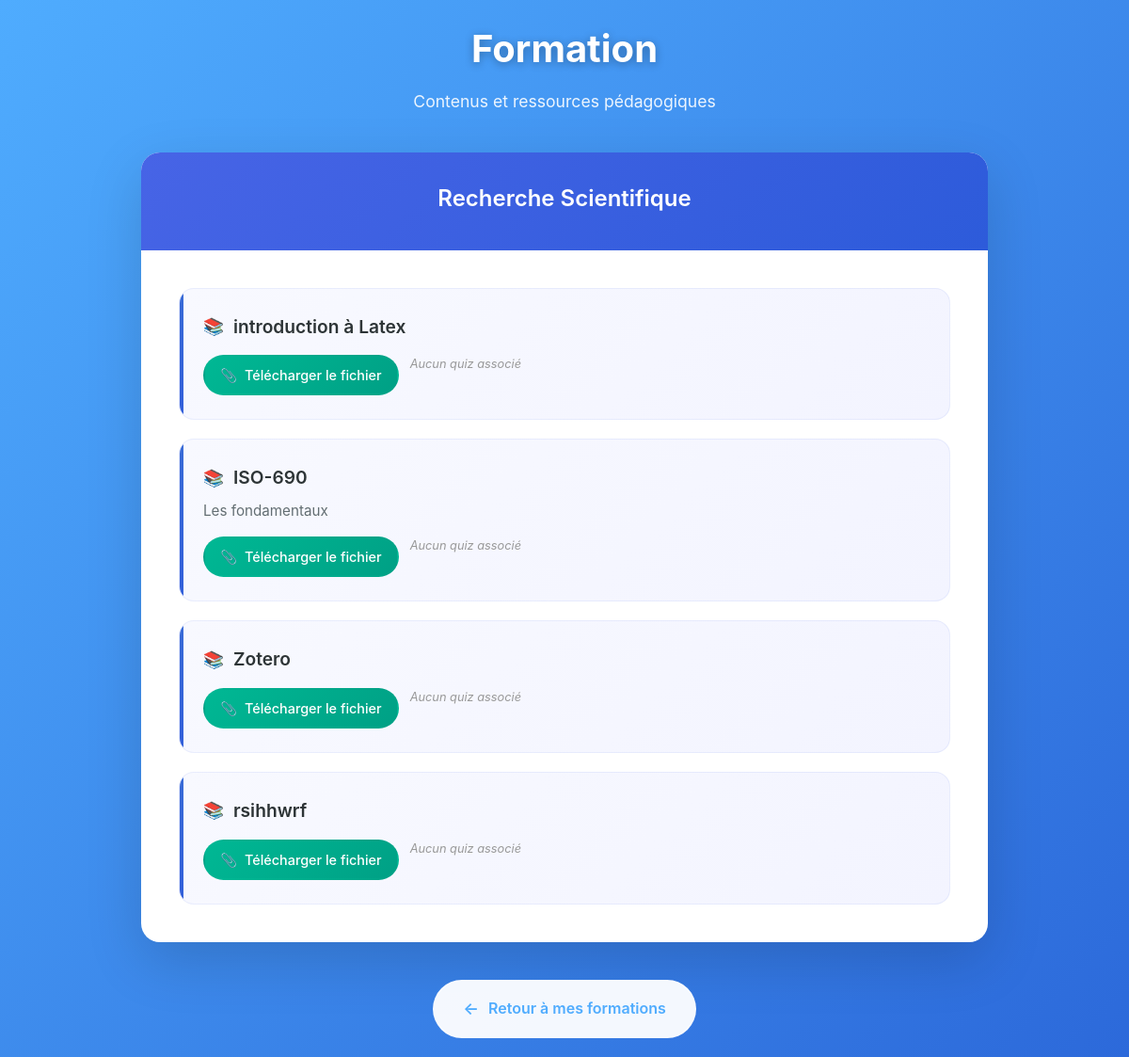
The app's page /formateur/formations/6/contenus/ (signed in) with its own data.
### myapp/models.py (models this page shows, shortened)
class Formation(models.Model):
    id = models.AutoField(primary_key=True)
    titre = models.CharField(max_length=255)
    description = models.TextField(blank=True)
    date_creation = models.DateField(auto_now_add=True)

class Contenu(models.Model):
    formation = models.ForeignKey(Formation, on_delete=models.CASCADE, related_name='contenus')
    titre = models.CharField(max_length=255)
    description = models.TextField(blank=True)
    fichier = models.FileField(upload_to='contenus/', blank=True, null=True)
    checked = models.BooleanField(default=False)

### myapp/views.py (the view)
# urls.py: path('formateur/formations/<int:formation_id>/contenus/', views.voir_contenus, name='voir_contenus'),
@login_required
def voir_contenus(request, formation_id):
    formation = get_object_or_404(Formation, id=formation_id)
    contenus = Contenu.objects.filter(formation=formation)
    contenus_et_quiz = []
    for contenu in contenus:
        quiz = contenu.quiz_set.first() if hasattr(contenu, 'quiz_set') else None
        contenus_et_quiz.append((contenu, quiz))
    return render(request, 'formateur/voir_contenus.html', {
        'formation': formation,
        'contenus_et_quiz': contenus_et_quiz
    })

### myapp/templates/formateur/voir_contenus.html (shortened to what this page needs)
{% load dict_utils %}
<!DOCTYPE html>
<html lang="fr">
<head>
</head>
<body>
    <div class="container">
        <div class="header">
            <h1>Formation</h1>
            <div class="subtitle">Contenus et ressources pédagogiques</div>
        </div>
        <div class="content-wrapper">
            <div class="content-header">
                <h2>{{ formation.titre }}</h2>
            </div>
            <div class="content-body">
                {% if contenus_et_quiz %}
                    <ul class="content-list">
                        {% for contenu, quiz in contenus_et_quiz %}
                            <li class="content-item">
                                <div class="content-title">{{ contenu.titre }}</div>
                                <div class="content-description">{{ contenu.description }}</div>
                                <div class="content-actions">
                                    {% if contenu.fichier %}
                                        <a href="{{ contenu.fichier.url }}" target="_blank" class="action-link file-link">
                                            <span>📎</span>
                                            Télécharger le fichier
                                        </a>
                                    {% endif %}
                                    {% if quiz %}
                                        <a href="{% url 'voir_quiz' quiz.id %}" class="action-link quiz-link">
                                            <span>🎯</span>
                                            Accéder au quiz
                                        </a>
                                    {% else %}
                                        <span style="font-size: 0.8em; color: #999; font-style: italic;">Aucun quiz associé</span>
                                    {% endif %}
                                </div>
                            </li>
                        {% endfor %}
                    </ul>
                {% else %}
                    <div class="empty-state">
                        <div class="icon">📚</div>
                        <h3>Aucun contenu disponible</h3>
                        <p>Aucun contenu n'a encore été ajouté à cette formation.</p>
                    </div>
                {% endif %}
            </div>
        </div>
        <div class="back-link">
            <a href="{% url 'gerer_formations' %}" class="back-button">
                Retour à mes formations
            </a>
        </div>
    </div>
</body>
</html>

### myapp/templates/formateur/voir_contenus.html (style rules this page uses)
* { margin: 0; padding: 0; box-sizing: border-box; }
body { font-family: -apple-system, BlinkMacSystemFont, 'Segoe UI', 'Inter', sans-serif; background: linear-gradient(135deg, #4facfe 0%,rgb(44, 105, 218) 100%); min-height: 100vh; padding: 20px; line-height: 1.6; }
.container { max-width: 900px; margin: 0 auto; }
.header { text-align: center; margin-bottom: 40px; animation: fadeInDown 0.8s ease; }
.header h1 { color: white; font-size: 2.5rem; font-weight: 700; margin-bottom: 10px; text-shadow: 0 2px 10px rgba(0,0,0,0.3); }
.header .subtitle { color: rgba(255,255,255,0.9); font-size: 1.1rem; font-weight: 400; }
.content-wrapper { background: white; border-radius: 20px; box-shadow: 0 20px 60px rgba(0,0,0,0.15); overflow: hidden; animation: fadeInUp 0.8s ease 0.2s both; }
.content-header { background: linear-gradient(135deg,rgb(71, 100, 230) 0%,rgb(45, 91, 218) 100%); padding: 30px; color: white; text-align: center; }
.content-header h2 { font-size: 1.5rem; font-weight: 600; margin-bottom: 5px; }
.content-body { padding: 40px; }
.content-list { list-style: none; }
.content-item { background: linear-gradient(135deg, #f8f9ff 0%, #f3f4ff 100%); border-radius: 16px; padding: 25px; margin-bottom: 20px; border: 1px solid rgba(102, 126, 234, 0.1); transition: all 0.3s cubic-bezier(0.4, 0, 0.2, 1); position: relative; overflow: hidden; }
.content-item::before { content: ''; position: absolute; top: 0; left: 0; width: 4px; height: 100%; background: linear-gradient(135deg,rgb(57, 107, 214) 0%,rgb(50, 95, 218) 100%); transition: width 0.3s ease; }
.content-item:last-child { margin-bottom: 0; }
.content-title { font-size: 1.2rem; font-weight: 600; color: #2d3436; margin-bottom: 8px; display: flex; align-items: center; gap: 10px; }
.content-title::before { content: '📚'; font-size: 1.1rem; }
.content-description { color: #636e72; margin-bottom: 15px; font-size: 0.95rem; }
.content-actions { display: flex; gap: 12px; flex-wrap: wrap; }
.action-link { display: inline-flex; align-items: center; gap: 8px; padding: 8px 16px; border-radius: 25px; text-decoration: none; font-size: 0.9rem; font-weight: 500; transition: all 0.3s ease; border: 2px solid transparent; }
.file-link { background: linear-gradient(135deg, #00b894 0%, #00a085 100%); color: white; }
.back-link { text-align: center; margin-top: 40px; animation: fadeIn 0.8s ease 0.4s both; }
.back-button { display: inline-flex; align-items: center; gap: 10px; background: rgba(255,255,255,0.95); color: #4facfe; padding: 15px 30px; border-radius: 50px; text-decoration: none; font-weight: 600; font-size: 1rem; transition: all 0.3s cubic-bezier(0.4, 0, 0.2, 1); border: 2px solid rgba(255,255,255,0.3); backdrop-filter: blur(10px); }
.back-button::before { content: '←'; font-size: 1.1rem; transition: transform 0.3s ease; }

### records on screen
Formation: titre "Recherche Scientifique"
Contenu: titre "introduction à Latex"
Contenu: titre "ISO-690", description "Les fondamentaux"
Contenu: titre "Zotero"
Contenu: titre "rsihhwrf"
